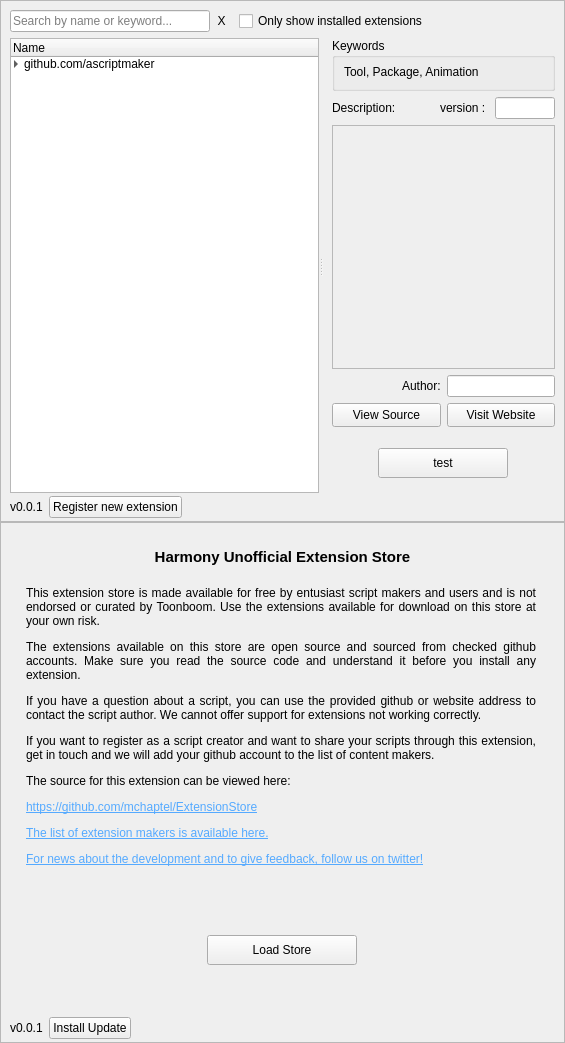
<?xml version="1.0" encoding="UTF-8"?>
<ui version="4.0">
 <class>Form</class>
 <widget class="QWidget" name="Form">
  <property name="geometry">
   <rect>
    <x>0</x>
    <y>0</y>
    <width>565</width>
    <height>1043</height>
   </rect>
  </property>
  <property name="windowTitle">
   <string>Form</string>
  </property>
  <layout class="QVBoxLayout" name="verticalLayout">
   <property name="spacing">
    <number>0</number>
   </property>
   <property name="leftMargin">
    <number>0</number>
   </property>
   <property name="topMargin">
    <number>0</number>
   </property>
   <property name="rightMargin">
    <number>0</number>
   </property>
   <property name="bottomMargin">
    <number>0</number>
   </property>
   <item>
    <widget class="QFrame" name="storeFrame">
     <property name="frameShape">
      <enum>QFrame::StyledPanel</enum>
     </property>
     <property name="frameShadow">
      <enum>QFrame::Raised</enum>
     </property>
     <layout class="QVBoxLayout" name="verticalLayout_3">
      <property name="spacing">
       <number>0</number>
      </property>
      <property name="leftMargin">
       <number>0</number>
      </property>
      <property name="topMargin">
       <number>0</number>
      </property>
      <property name="rightMargin">
       <number>9</number>
      </property>
      <property name="bottomMargin">
       <number>0</number>
      </property>
      <item>
       <layout class="QHBoxLayout" name="horizontalLayout_2">
        <property name="spacing">
         <number>0</number>
        </property>
        <property name="leftMargin">
         <number>9</number>
        </property>
        <property name="topMargin">
         <number>9</number>
        </property>
        <property name="rightMargin">
         <number>9</number>
        </property>
        <property name="bottomMargin">
         <number>6</number>
        </property>
        <item>
         <widget class="QLineEdit" name="searchStore">
          <property name="sizePolicy">
           <sizepolicy hsizetype="Fixed" vsizetype="Maximum">
            <horstretch>1</horstretch>
            <verstretch>1</verstretch>
           </sizepolicy>
          </property>
          <property name="minimumSize">
           <size>
            <width>0</width>
            <height>0</height>
           </size>
          </property>
          <property name="maximumSize">
           <size>
            <width>200</width>
            <height>16777215</height>
           </size>
          </property>
          <property name="text">
           <string/>
          </property>
          <property name="placeholderText">
           <string>Search by name or keyword...</string>
          </property>
          <property name="clearButtonEnabled">
           <bool>true</bool>
          </property>
         </widget>
        </item>
        <item>
         <widget class="QToolButton" name="storeClearSearch">
          <property name="sizePolicy">
           <sizepolicy hsizetype="Maximum" vsizetype="Maximum">
            <horstretch>0</horstretch>
            <verstretch>1</verstretch>
           </sizepolicy>
          </property>
          <property name="maximumSize">
           <size>
            <width>23</width>
            <height>23</height>
           </size>
          </property>
          <property name="text">
           <string>X</string>
          </property>
          <property name="autoRaise">
           <bool>true</bool>
          </property>
         </widget>
        </item>
        <item>
         <spacer name="horizontalSpacer_2">
          <property name="orientation">
           <enum>Qt::Horizontal</enum>
          </property>
          <property name="sizeType">
           <enum>QSizePolicy::Maximum</enum>
          </property>
          <property name="sizeHint" stdset="0">
           <size>
            <width>6</width>
            <height>0</height>
           </size>
          </property>
         </spacer>
        </item>
        <item>
         <widget class="QCheckBox" name="showInstalledCheckbox">
          <property name="layoutDirection">
           <enum>Qt::LeftToRight</enum>
          </property>
          <property name="text">
           <string>Only show installed extensions</string>
          </property>
         </widget>
        </item>
       </layout>
      </item>
      <item>
       <spacer name="verticalSpacer_4">
        <property name="orientation">
         <enum>Qt::Vertical</enum>
        </property>
        <property name="sizeType">
         <enum>QSizePolicy::Fixed</enum>
        </property>
        <property name="sizeHint" stdset="0">
         <size>
          <width>0</width>
          <height>0</height>
         </size>
        </property>
       </spacer>
      </item>
      <item>
       <widget class="QSplitter" name="storeSplitter">
        <property name="sizePolicy">
         <sizepolicy hsizetype="Expanding" vsizetype="MinimumExpanding">
          <horstretch>0</horstretch>
          <verstretch>0</verstretch>
         </sizepolicy>
        </property>
        <property name="orientation">
         <enum>Qt::Horizontal</enum>
        </property>
        <property name="handleWidth">
         <number>4</number>
        </property>
        <widget class="QWidget" name="layoutWidget">
         <layout class="QVBoxLayout" name="verticalLayout_5">
          <property name="leftMargin">
           <number>9</number>
          </property>
          <item>
           <widget class="QTreeWidget" name="extensionsList">
            <property name="showDropIndicator" stdset="0">
             <bool>true</bool>
            </property>
            <property name="dragDropMode">
             <enum>QAbstractItemView::NoDragDrop</enum>
            </property>
            <property name="selectionMode">
             <enum>QAbstractItemView::ContiguousSelection</enum>
            </property>
            <property name="indentation">
             <number>10</number>
            </property>
            <property name="rootIsDecorated">
             <bool>true</bool>
            </property>
            <attribute name="headerDefaultSectionSize">
             <number>250</number>
            </attribute>
            <column>
             <property name="text">
              <string>Name</string>
             </property>
            </column>
            <column>
             <property name="text">
              <string/>
             </property>
            </column>
            <column>
             <property name="text">
              <string/>
             </property>
            </column>
            <item>
             <property name="text">
              <string>github.com/ascriptmaker</string>
             </property>
             <property name="text">
              <string/>
             </property>
             <property name="text">
              <string/>
             </property>
             <item>
              <property name="text">
               <string>script1</string>
              </property>
              <property name="text">
               <string>O</string>
              </property>
              <property name="text">
               <string/>
              </property>
             </item>
            </item>
           </widget>
          </item>
         </layout>
        </widget>
        <widget class="QWidget" name="layoutWidget">
         <layout class="QVBoxLayout" name="verticalLayout_2">
          <property name="leftMargin">
           <number>9</number>
          </property>
          <property name="rightMargin">
           <number>0</number>
          </property>
          <item>
           <widget class="QGroupBox" name="storeKeywordsGroup">
            <property name="minimumSize">
             <size>
              <width>0</width>
              <height>45</height>
             </size>
            </property>
            <property name="title">
             <string>Keywords</string>
            </property>
            <layout class="QHBoxLayout" name="horizontalLayout_4">
             <property name="leftMargin">
              <number>9</number>
             </property>
             <property name="topMargin">
              <number>4</number>
             </property>
             <property name="rightMargin">
              <number>6</number>
             </property>
             <property name="bottomMargin">
              <number>6</number>
             </property>
             <item>
              <widget class="QLabel" name="storeKeywordsLabel">
               <property name="minimumSize">
                <size>
                 <width>0</width>
                 <height>20</height>
                </size>
               </property>
               <property name="autoFillBackground">
                <bool>false</bool>
               </property>
               <property name="text">
                <string>Tool, Package, Animation</string>
               </property>
              </widget>
             </item>
            </layout>
           </widget>
          </item>
          <item>
           <layout class="QHBoxLayout" name="horizontalLayout_9">
            <item>
             <widget class="QLabel" name="label_2">
              <property name="text">
               <string>Description:</string>
              </property>
             </widget>
            </item>
            <item>
             <spacer name="horizontalSpacer">
              <property name="orientation">
               <enum>Qt::Horizontal</enum>
              </property>
              <property name="sizeHint" stdset="0">
               <size>
                <width>0</width>
                <height>20</height>
               </size>
              </property>
             </spacer>
            </item>
            <item>
             <widget class="QLabel" name="label_13">
              <property name="text">
               <string>version : </string>
              </property>
             </widget>
            </item>
            <item>
             <widget class="QLineEdit" name="versionStoreLabel">
              <property name="sizePolicy">
               <sizepolicy hsizetype="Preferred" vsizetype="Fixed">
                <horstretch>1</horstretch>
                <verstretch>0</verstretch>
               </sizepolicy>
              </property>
              <property name="maximumSize">
               <size>
                <width>60</width>
                <height>16777215</height>
               </size>
              </property>
              <property name="layoutDirection">
               <enum>Qt::RightToLeft</enum>
              </property>
              <property name="alignment">
               <set>Qt::AlignRight|Qt::AlignTrailing|Qt::AlignVCenter</set>
              </property>
              <property name="readOnly">
               <bool>true</bool>
              </property>
             </widget>
            </item>
           </layout>
          </item>
          <item>
           <widget class="QFrame" name="webContent">
            <property name="sizePolicy">
             <sizepolicy hsizetype="Preferred" vsizetype="MinimumExpanding">
              <horstretch>0</horstretch>
              <verstretch>0</verstretch>
             </sizepolicy>
            </property>
            <property name="frameShape">
             <enum>QFrame::StyledPanel</enum>
            </property>
            <property name="frameShadow">
             <enum>QFrame::Sunken</enum>
            </property>
           </widget>
          </item>
          <item>
           <layout class="QHBoxLayout" name="horizontalLayout_12" stretch="0,0,1">
            <item>
             <spacer name="horizontalSpacer_6">
              <property name="orientation">
               <enum>Qt::Horizontal</enum>
              </property>
              <property name="sizeType">
               <enum>QSizePolicy::MinimumExpanding</enum>
              </property>
              <property name="sizeHint" stdset="0">
               <size>
                <width>0</width>
                <height>20</height>
               </size>
              </property>
             </spacer>
            </item>
            <item>
             <widget class="QLabel" name="label_6">
              <property name="sizePolicy">
               <sizepolicy hsizetype="Fixed" vsizetype="Maximum">
                <horstretch>0</horstretch>
                <verstretch>1</verstretch>
               </sizepolicy>
              </property>
              <property name="text">
               <string>Author:</string>
              </property>
             </widget>
            </item>
            <item>
             <widget class="QLineEdit" name="authorStoreLabel">
              <property name="sizePolicy">
               <sizepolicy hsizetype="Maximum" vsizetype="Preferred">
                <horstretch>0</horstretch>
                <verstretch>1</verstretch>
               </sizepolicy>
              </property>
              <property name="alignment">
               <set>Qt::AlignRight|Qt::AlignTrailing|Qt::AlignVCenter</set>
              </property>
              <property name="dragEnabled">
               <bool>false</bool>
              </property>
              <property name="readOnly">
               <bool>true</bool>
              </property>
             </widget>
            </item>
           </layout>
          </item>
          <item>
           <layout class="QHBoxLayout" name="horizontalLayout" stretch="0,0">
            <item>
             <widget class="QToolButton" name="sourceButton">
              <property name="sizePolicy">
               <sizepolicy hsizetype="MinimumExpanding" vsizetype="Fixed">
                <horstretch>0</horstretch>
                <verstretch>1</verstretch>
               </sizepolicy>
              </property>
              <property name="minimumSize">
               <size>
                <width>0</width>
                <height>24</height>
               </size>
              </property>
              <property name="maximumSize">
               <size>
                <width>16777215</width>
                <height>16777215</height>
               </size>
              </property>
              <property name="text">
               <string>View Source</string>
              </property>
              <property name="toolButtonStyle">
               <enum>Qt::ToolButtonTextBesideIcon</enum>
              </property>
              <property name="autoRaise">
               <bool>false</bool>
              </property>
             </widget>
            </item>
            <item>
             <widget class="QToolButton" name="websiteButton">
              <property name="sizePolicy">
               <sizepolicy hsizetype="MinimumExpanding" vsizetype="Fixed">
                <horstretch>0</horstretch>
                <verstretch>1</verstretch>
               </sizepolicy>
              </property>
              <property name="minimumSize">
               <size>
                <width>0</width>
                <height>24</height>
               </size>
              </property>
              <property name="text">
               <string>Visit Website</string>
              </property>
              <property name="checkable">
               <bool>false</bool>
              </property>
              <property name="popupMode">
               <enum>QToolButton::DelayedPopup</enum>
              </property>
              <property name="toolButtonStyle">
               <enum>Qt::ToolButtonTextBesideIcon</enum>
              </property>
              <property name="autoRaise">
               <bool>false</bool>
              </property>
             </widget>
            </item>
           </layout>
          </item>
          <item>
           <layout class="QHBoxLayout" name="horizontalLayout_10">
            <property name="topMargin">
             <number>15</number>
            </property>
            <property name="bottomMargin">
             <number>15</number>
            </property>
            <item>
             <widget class="QToolButton" name="installButton">
              <property name="minimumSize">
               <size>
                <width>80</width>
                <height>30</height>
               </size>
              </property>
              <property name="maximumSize">
               <size>
                <width>130</width>
                <height>16777215</height>
               </size>
              </property>
              <property name="text">
               <string>test</string>
              </property>
              <property name="autoRaise">
               <bool>false</bool>
              </property>
             </widget>
            </item>
           </layout>
          </item>
         </layout>
        </widget>
       </widget>
      </item>
      <item>
       <layout class="QHBoxLayout" name="horizontalLayout_11">
        <property name="spacing">
         <number>0</number>
        </property>
        <property name="leftMargin">
         <number>9</number>
        </property>
        <property name="topMargin">
         <number>3</number>
        </property>
        <property name="rightMargin">
         <number>9</number>
        </property>
        <property name="bottomMargin">
         <number>3</number>
        </property>
        <item>
         <widget class="QLabel" name="storeVersionLabel">
          <property name="text">
           <string>v0.0.1</string>
          </property>
         </widget>
        </item>
        <item>
         <spacer name="horizontalSpacer_5">
          <property name="orientation">
           <enum>Qt::Horizontal</enum>
          </property>
          <property name="sizeType">
           <enum>QSizePolicy::Fixed</enum>
          </property>
          <property name="sizeHint" stdset="0">
           <size>
            <width>6</width>
            <height>0</height>
           </size>
          </property>
         </spacer>
        </item>
        <item>
         <widget class="QPushButton" name="registerButton">
          <property name="text">
           <string>Register new extension</string>
          </property>
         </widget>
        </item>
        <item>
         <spacer name="horizontalSpacer_4">
          <property name="orientation">
           <enum>Qt::Horizontal</enum>
          </property>
          <property name="sizeType">
           <enum>QSizePolicy::Expanding</enum>
          </property>
          <property name="sizeHint" stdset="0">
           <size>
            <width>0</width>
            <height>0</height>
           </size>
          </property>
         </spacer>
        </item>
       </layout>
      </item>
     </layout>
    </widget>
   </item>
   <item>
    <widget class="QFrame" name="aboutFrame">
     <property name="frameShape">
      <enum>QFrame::StyledPanel</enum>
     </property>
     <property name="frameShadow">
      <enum>QFrame::Raised</enum>
     </property>
     <layout class="QVBoxLayout" name="verticalLayout_6">
      <property name="spacing">
       <number>0</number>
      </property>
      <property name="leftMargin">
       <number>0</number>
      </property>
      <property name="topMargin">
       <number>0</number>
      </property>
      <property name="rightMargin">
       <number>0</number>
      </property>
      <property name="bottomMargin">
       <number>0</number>
      </property>
      <item>
       <layout class="QVBoxLayout" name="verticalLayout_4">
        <property name="spacing">
         <number>0</number>
        </property>
        <property name="leftMargin">
         <number>25</number>
        </property>
        <property name="topMargin">
         <number>25</number>
        </property>
        <property name="rightMargin">
         <number>25</number>
        </property>
        <property name="bottomMargin">
         <number>9</number>
        </property>
        <item>
         <widget class="QLabel" name="storeLabel">
          <property name="sizePolicy">
           <sizepolicy hsizetype="Preferred" vsizetype="Maximum">
            <horstretch>0</horstretch>
            <verstretch>1</verstretch>
           </sizepolicy>
          </property>
          <property name="text">
           <string>&lt;html&gt;&lt;head/&gt;&lt;body&gt;&lt;p&gt;&lt;span style=&quot; font-size:11pt; font-weight:600;&quot;&gt;Harmony Unofficial Extension Store&lt;/span&gt;&lt;/p&gt;&lt;/body&gt;&lt;/html&gt;</string>
          </property>
          <property name="textFormat">
           <enum>Qt::RichText</enum>
          </property>
          <property name="alignment">
           <set>Qt::AlignCenter</set>
          </property>
         </widget>
        </item>
        <item>
         <spacer name="verticalSpacer">
          <property name="orientation">
           <enum>Qt::Vertical</enum>
          </property>
          <property name="sizeType">
           <enum>QSizePolicy::Fixed</enum>
          </property>
          <property name="sizeHint" stdset="0">
           <size>
            <width>20</width>
            <height>20</height>
           </size>
          </property>
         </spacer>
        </item>
        <item>
         <widget class="QScrollArea" name="scrollArea">
          <property name="frameShape">
           <enum>QFrame::NoFrame</enum>
          </property>
          <property name="frameShadow">
           <enum>QFrame::Plain</enum>
          </property>
          <property name="widgetResizable">
           <bool>true</bool>
          </property>
          <widget class="QWidget" name="scrollAreaWidgetContents">
           <property name="geometry">
            <rect>
             <x>0</x>
             <y>0</y>
             <width>513</width>
             <height>303</height>
            </rect>
           </property>
           <layout class="QVBoxLayout" name="verticalLayout_7">
            <property name="spacing">
             <number>0</number>
            </property>
            <property name="leftMargin">
             <number>0</number>
            </property>
            <property name="topMargin">
             <number>0</number>
            </property>
            <property name="rightMargin">
             <number>3</number>
            </property>
            <property name="bottomMargin">
             <number>0</number>
            </property>
            <item>
             <widget class="QLabel" name="label_3">
              <property name="sizePolicy">
               <sizepolicy hsizetype="Preferred" vsizetype="MinimumExpanding">
                <horstretch>0</horstretch>
                <verstretch>0</verstretch>
               </sizepolicy>
              </property>
              <property name="autoFillBackground">
               <bool>false</bool>
              </property>
              <property name="text">
               <string>&lt;html&gt;&lt;head/&gt;&lt;body&gt;&lt;p&gt;This extension store is made available for free by entusiast script makers and users and is not endorsed or curated by Toonboom. Use the extensions available for download on this store at your own risk.&lt;/p&gt;&lt;p&gt;The extensions available on this store are open source and sourced from checked github accounts. Make sure you read the source code and understand it before you install any extension.&lt;/p&gt;&lt;p&gt;If you have a question about a script, you can use the provided github or website address to contact the script author. We cannot offer support for extensions not working correctly.&lt;/p&gt;&lt;p&gt;If you want to register as a script creator and want to share your scripts through this extension, get in touch and we will add your github account to the list of content makers.&lt;/p&gt;&lt;p&gt;The source for this extension can be viewed here: &lt;/p&gt;&lt;p&gt;&lt;a href=&quot;https://github.com/mchaptel/ExtensionStore/tree/master/packages/ExtensionStore&quot;&gt;&lt;span style=&quot; text-decoration: underline; color:#55aaff;&quot;&gt;https://github.com/mchaptel/ExtensionStore&lt;/span&gt;&lt;/a&gt;&lt;/p&gt;&lt;p&gt;&lt;a href=&quot;https://github.com/mchaptel/ExtensionStore/blob/master/SELLERSLIST&quot;&gt;&lt;span style=&quot; text-decoration: underline; color:#55aaff;&quot;&gt;The list of extension makers is available here.&lt;/span&gt;&lt;/a&gt;&lt;/p&gt;&lt;p&gt;&lt;a href=&quot;https://twitter.com/mathieuchaptel&quot;&gt;&lt;span style=&quot; text-decoration: underline; color:#55aaff;&quot;&gt;For news about the development and to give feedback, follow us on twitter!&lt;/span&gt;&lt;/a&gt;&lt;/p&gt;&lt;/body&gt;&lt;/html&gt;</string>
              </property>
              <property name="textFormat">
               <enum>Qt::AutoText</enum>
              </property>
              <property name="alignment">
               <set>Qt::AlignJustify|Qt::AlignTop</set>
              </property>
              <property name="wordWrap">
               <bool>true</bool>
              </property>
              <property name="openExternalLinks">
               <bool>true</bool>
              </property>
             </widget>
            </item>
           </layout>
          </widget>
         </widget>
        </item>
        <item>
         <spacer name="verticalSpacer_2">
          <property name="orientation">
           <enum>Qt::Vertical</enum>
          </property>
          <property name="sizeType">
           <enum>QSizePolicy::Maximum</enum>
          </property>
          <property name="sizeHint" stdset="0">
           <size>
            <width>0</width>
            <height>37</height>
           </size>
          </property>
         </spacer>
        </item>
        <item>
         <spacer name="verticalSpacer_5">
          <property name="orientation">
           <enum>Qt::Vertical</enum>
          </property>
          <property name="sizeType">
           <enum>QSizePolicy::Minimum</enum>
          </property>
          <property name="sizeHint" stdset="0">
           <size>
            <width>20</width>
            <height>6</height>
           </size>
          </property>
         </spacer>
        </item>
        <item>
         <layout class="QHBoxLayout" name="horizontalLayout_5">
          <item>
           <widget class="QPushButton" name="loadStoreButton">
            <property name="minimumSize">
             <size>
              <width>80</width>
              <height>30</height>
             </size>
            </property>
            <property name="maximumSize">
             <size>
              <width>150</width>
              <height>16777215</height>
             </size>
            </property>
            <property name="text">
             <string>Load Store</string>
            </property>
           </widget>
          </item>
         </layout>
        </item>
        <item>
         <spacer name="verticalSpacer_3">
          <property name="orientation">
           <enum>Qt::Vertical</enum>
          </property>
          <property name="sizeType">
           <enum>QSizePolicy::Maximum</enum>
          </property>
          <property name="sizeHint" stdset="0">
           <size>
            <width>20</width>
            <height>40</height>
           </size>
          </property>
         </spacer>
        </item>
       </layout>
      </item>
      <item>
       <widget class="QWidget" name="updateRibbon" native="true">
        <property name="minimumSize">
         <size>
          <width>0</width>
          <height>0</height>
         </size>
        </property>
        <layout class="QHBoxLayout" name="horizontalLayout_3">
         <property name="leftMargin">
          <number>9</number>
         </property>
         <property name="topMargin">
          <number>3</number>
         </property>
         <property name="rightMargin">
          <number>9</number>
         </property>
         <property name="bottomMargin">
          <number>3</number>
         </property>
         <item>
          <widget class="QLabel" name="storeVersion">
           <property name="text">
            <string>v0.0.1</string>
           </property>
          </widget>
         </item>
         <item>
          <widget class="QPushButton" name="updateButton">
           <property name="sizePolicy">
            <sizepolicy hsizetype="Minimum" vsizetype="Fixed">
             <horstretch>0</horstretch>
             <verstretch>0</verstretch>
            </sizepolicy>
           </property>
           <property name="minimumSize">
            <size>
             <width>80</width>
             <height>0</height>
            </size>
           </property>
           <property name="maximumSize">
            <size>
             <width>200</width>
             <height>16777215</height>
            </size>
           </property>
           <property name="text">
            <string>Install Update</string>
           </property>
          </widget>
         </item>
         <item>
          <spacer name="horizontalSpacer_3">
           <property name="orientation">
            <enum>Qt::Horizontal</enum>
           </property>
           <property name="sizeHint" stdset="0">
            <size>
             <width>40</width>
             <height>20</height>
            </size>
           </property>
          </spacer>
         </item>
        </layout>
       </widget>
      </item>
     </layout>
    </widget>
   </item>
  </layout>
 </widget>
 <resources/>
 <connections/>
</ui>
